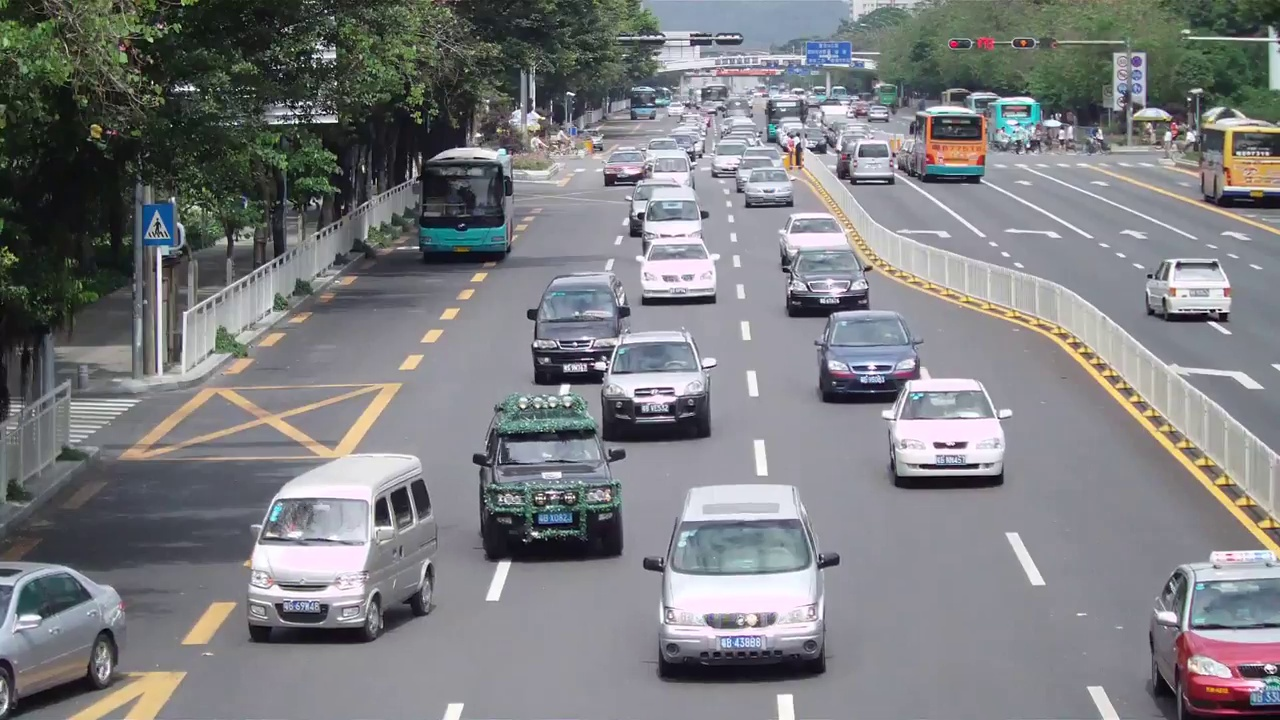
#> input picture license_plate_detection/frame1475.jpg, 1280 x 720 px
$ jupyter execute --allow-errors lpd1.ipynb   (older library calls are emulated)
#> lines starting #> are read from the running program, lines starting #| are printed output that depends on the picture; after the words box and inside, x2 and y2 are one past the last pixel; in counts of white or black regions, pixels touching at a corner belong together
[cell 1]
import cv2
import numpy as np
import sys
import glob
import math
import time
import os
from skimage import measure
from skimage.io import imread
from skimage.measure import regionprops
from skimage.filters import threshold_otsu
import matplotlib.pyplot as plt

[cell 2]
car_image = imread("frame1475.jpg", as_grey=True)
#> car_image: shape (720, 1280) float64; min 0.000833, max 1, mean 0.49
# it should be a 2 dimensional array
print(car_image.shape)
#| (720, 1280)

[cell 3]
gray_car_image = car_image * 255
plt.imshow(gray_car_image, cmap="gray")
print(car_image.shape)
#| (720, 1280)

[cell 4]
threshold_value = threshold_otsu(gray_car_image)
#> threshold_value = 108.2
binary_car_image = gray_car_image > threshold_value
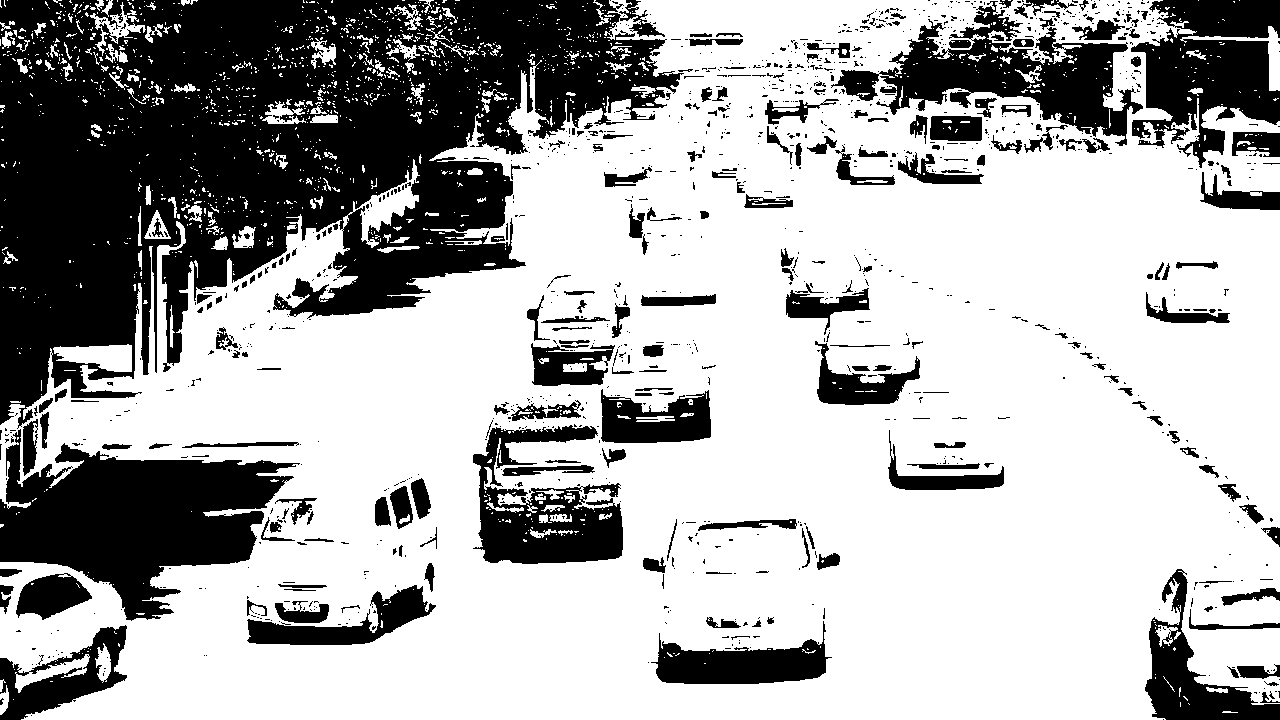
#> binary_car_image: shape (720, 1280) bool; 67.7% white; 1188 black regions (958 under 20 px), largest, box (x1, y1, x2, y2) and area: (0, 0, 684, 429) 157425, (0, 429, 300, 621) 29584, (831, 1, 1143, 146) 15581
plt.imshow(binary_car_image, cmap="gray")

[cell 5]
kernel = np.ones((9,9),np.uint8)
dilation = cv2.dilate(gray_car_image,kernel,iterations = 1)
plt.imshow(dilation, cmap="gray")

[cell 6]
erosion = cv2.erode(dilation,kernel,iterations = 1)
plt.imshow(erosion, cmap="gray")

[cell 7]
diff_image= erosion-gray_car_image
plt.imshow(diff_image, cmap="gray")

[cell 8]
sobel_horizontal = cv2.Sobel(diff_image, cv2.CV_64F, 1, 0, ksize=5)
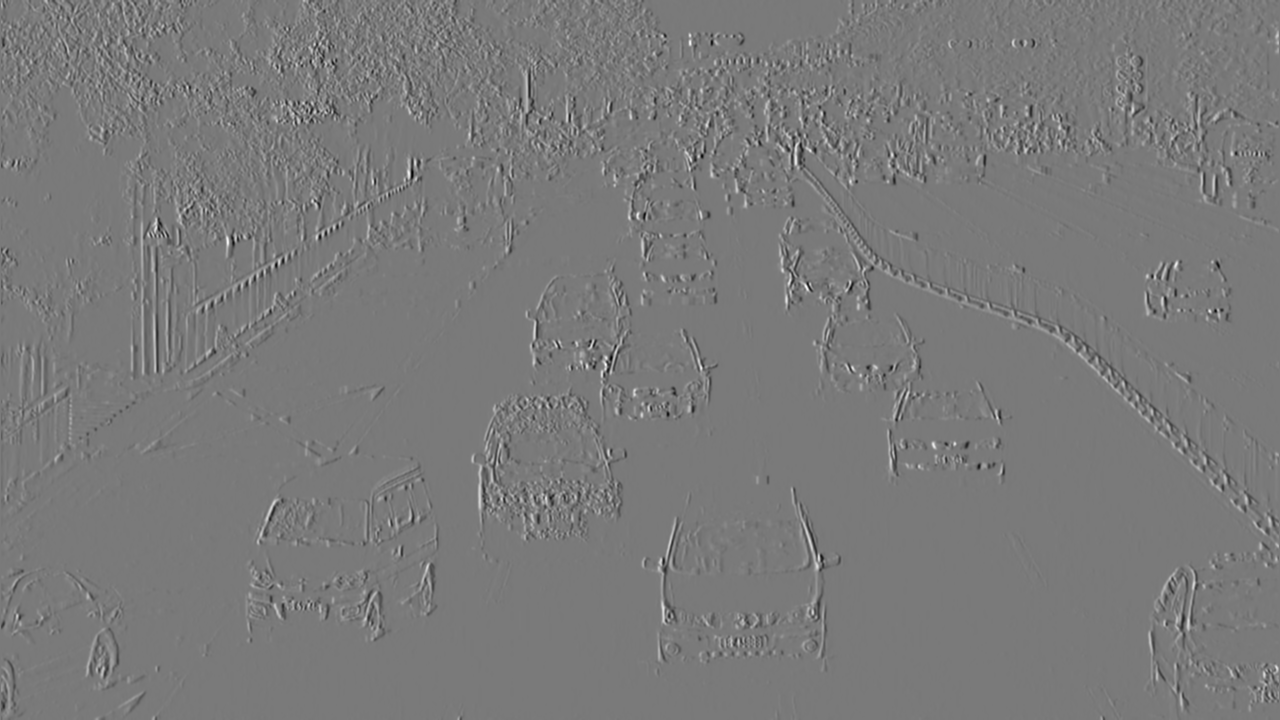
#> sobel_horizontal: shape (720, 1280) float64; min -7186.2, max 7818.5, mean -0.6; drawn with min black and max white
plt.imshow(sobel_horizontal, cmap="binary")

[cell 9]
blur = cv2.GaussianBlur(sobel_horizontal,(5,5),0)
#ret3,th3 = cv2.threshold(blur,0,255,cv2.THRESH_BINARY+cv2.THRESH_OTSU)
plt.imshow(blur, cmap="gray")

[cell 10]
closing = cv2.morphologyEx(blur, cv2.MORPH_CLOSE, (3,9))
plt.imshow(closing, cmap="gray")

[cell 11]
closing=cv2.convertScaleAbs(closing)
ret2,thresh = cv2.threshold(closing,0,255,cv2.THRESH_BINARY+cv2.THRESH_OTSU)
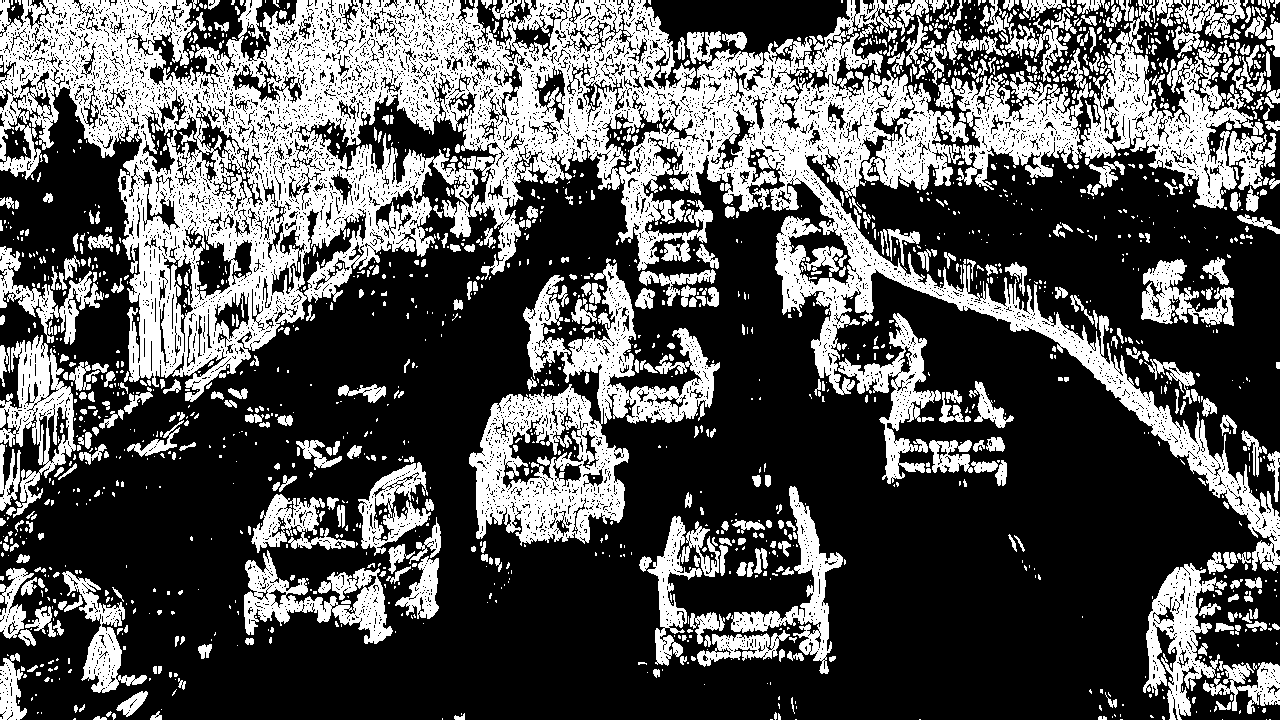
#> thresh: shape (720, 1280); 33.5% white; 1895 white regions (1380 under 20 px), largest, box (x1, y1, x2, y2) and area: (0, 0, 1280, 571) 160310, (469, 258, 720, 546) 23085, (951, 0, 1276, 209) 21776
#> ret2 = 132
plt.imshow(thresh, cmap="gray")
print(thresh.shape)
#| (720, 1280)
thresh.dtype
#thresh=cv2.convertScaleAbs(thresh)

[cell 12]
canny_image = cv2.Canny(thresh,250,255)
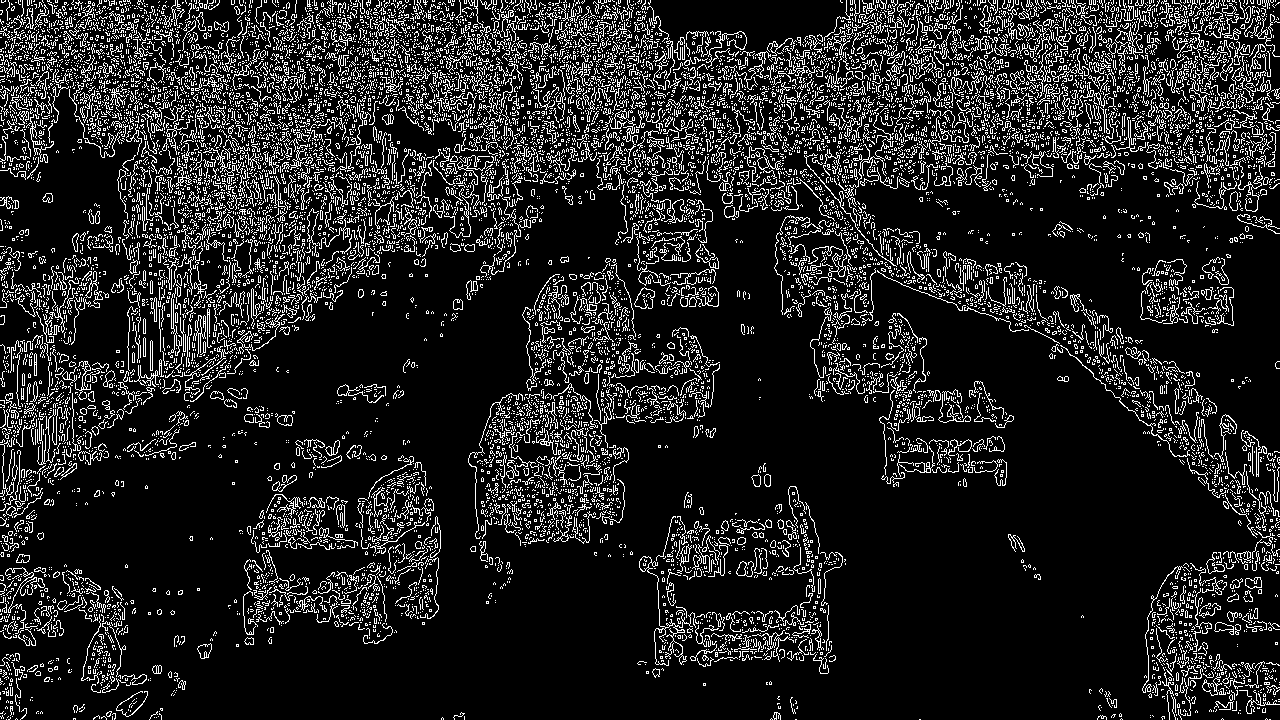
#> canny_image: shape (720, 1280); 13.4% white in thin lines or dots
plt.imshow(canny_image, cmap="gray")
#im3, contours, hierarchy = cv2.findContours(thresh,cv2.RETR_TREE, cv2.CHAIN_APPROX_NONE)
#plt.imshow(im3, cmap="gray")

$ run again, with license_plate_detection/frame350.jpg copied over license_plate_detection/frame1475.jpg
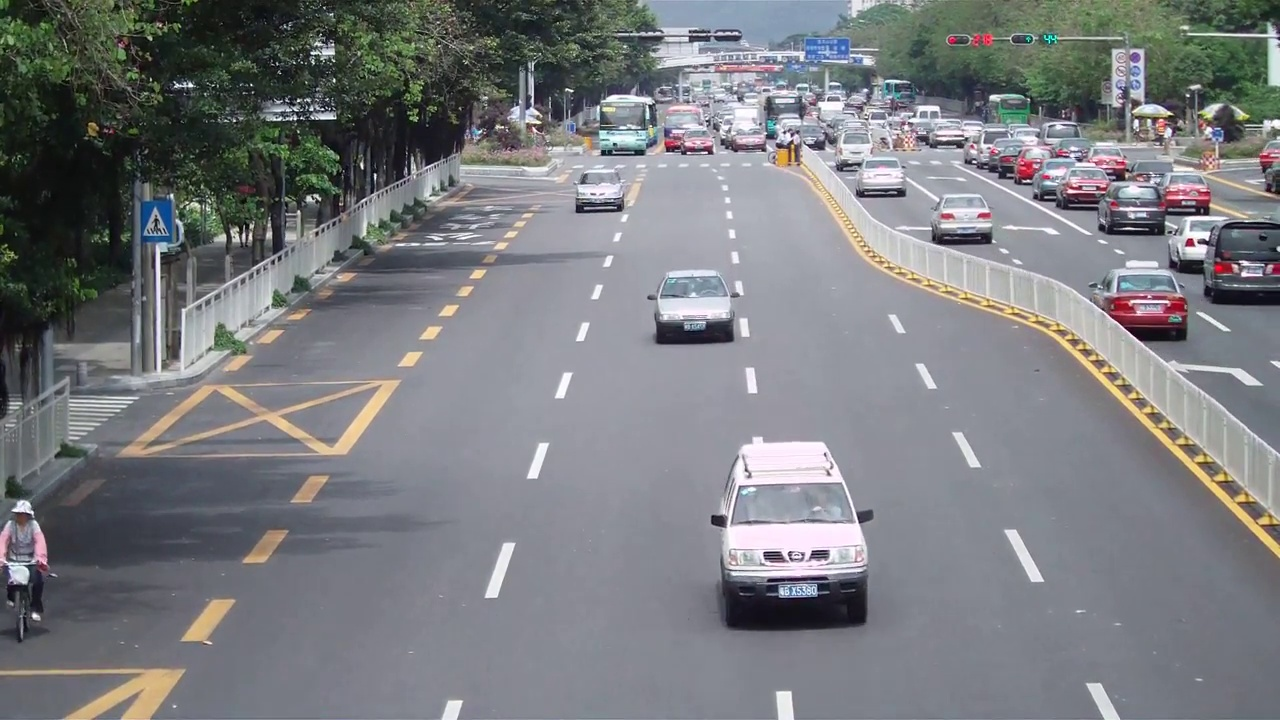
#> input picture license_plate_detection/frame350.jpg, 1280 x 720 px
#| (720, 1280)
#| (720, 1280)
#> threshold_value = 104.4
#> `binary_car_image = gray_car_image > threshold_value`:
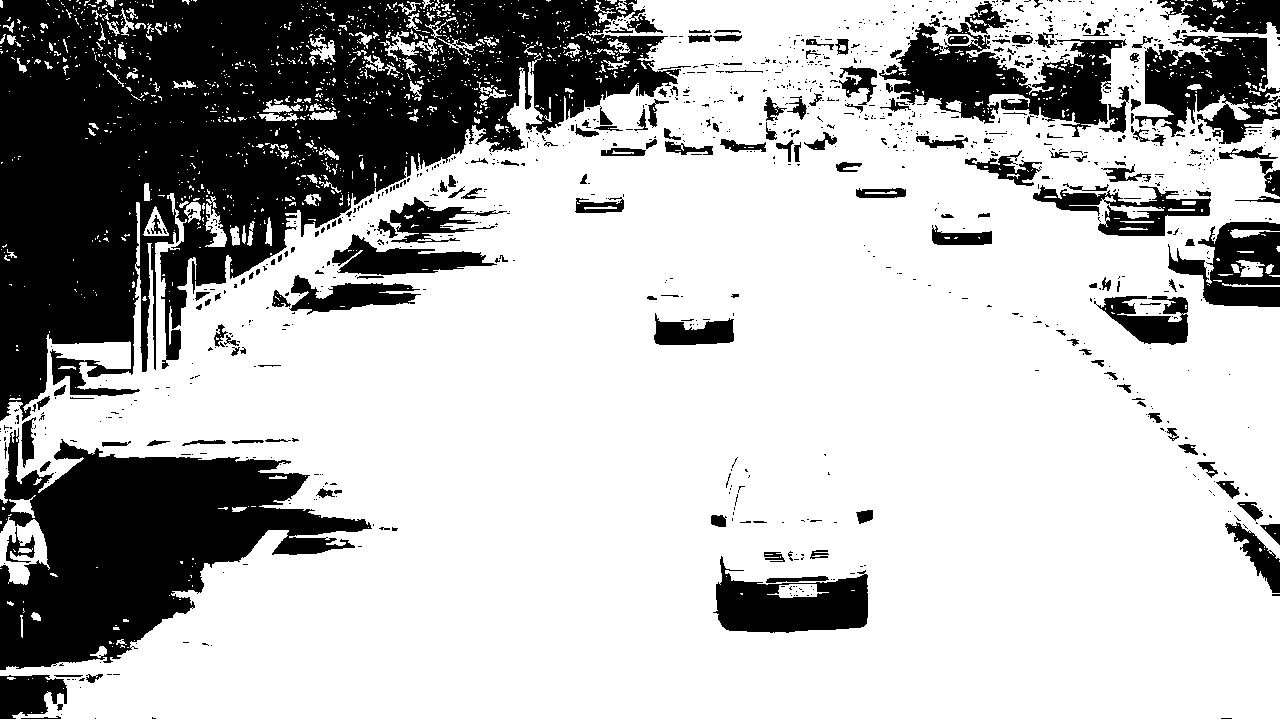
#> binary_car_image: shape (720, 1280) bool; 71.9% white; 1053 black regions (869 under 20 px), largest, box (x1, y1, x2, y2) and area: (0, 0, 681, 421) 136950, (0, 428, 372, 670) 44697, (879, 23, 1127, 137) 12125
#> thresh: shape (720, 1280); 28.1% white; 1570 white regions (1204 under 20 px), largest, box (x1, y1, x2, y2) and area: (0, 0, 1280, 556) 194891, (0, 329, 81, 506) 5775, (0, 491, 56, 646) 4317
#> ret2 = 129
#| (720, 1280)
#> `canny_image = cv2.Canny(thresh,250,255)`:
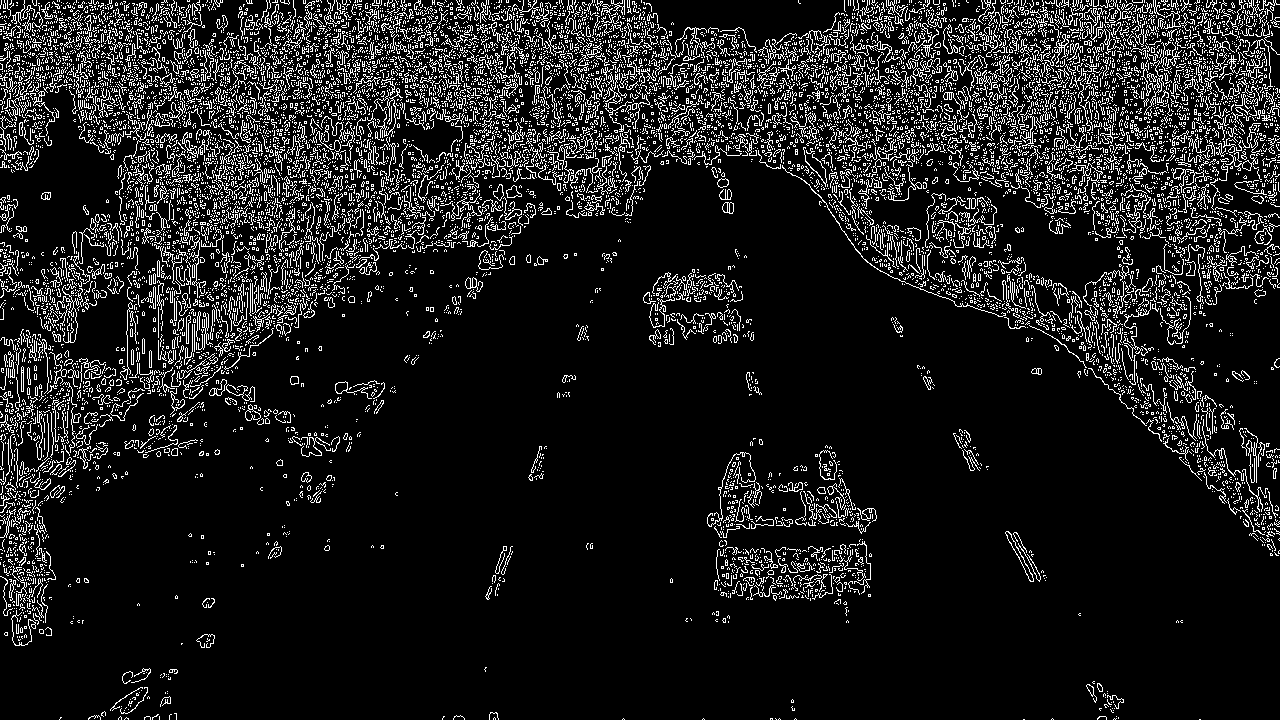
#> canny_image: shape (720, 1280); 11.2% white in thin lines or dots
